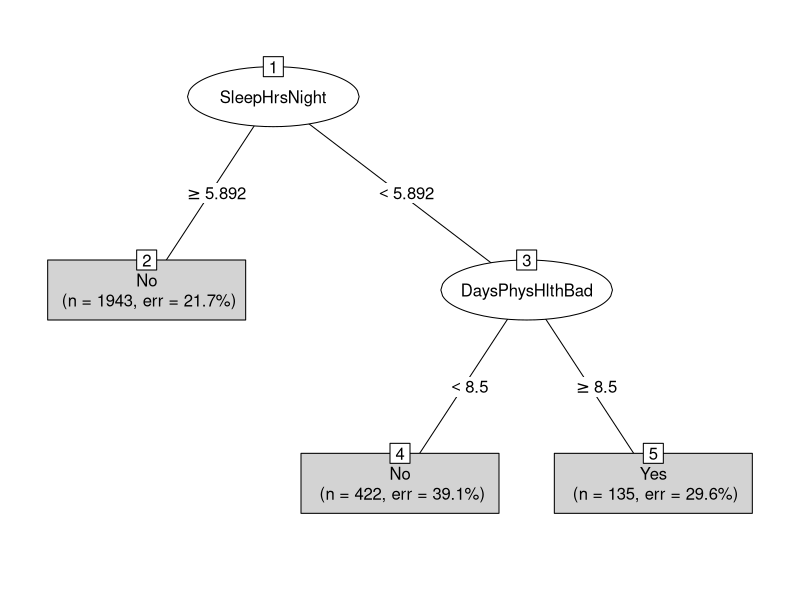
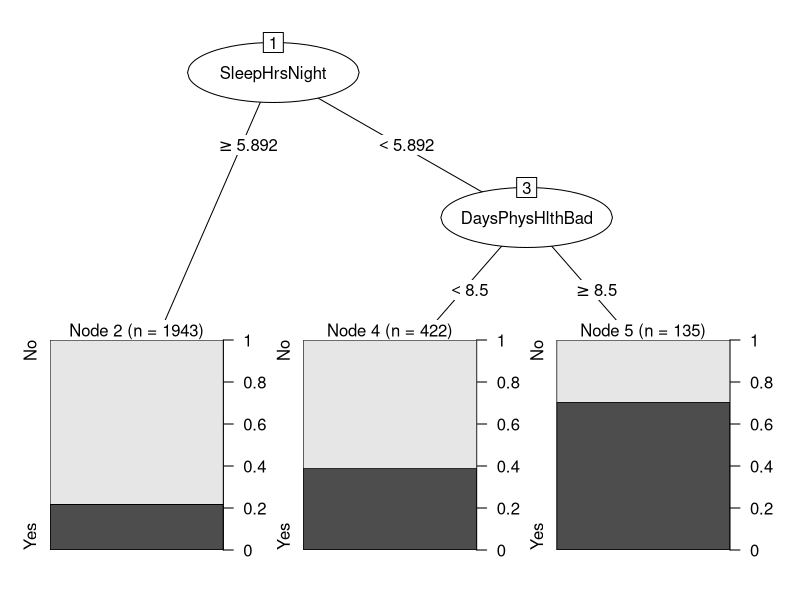
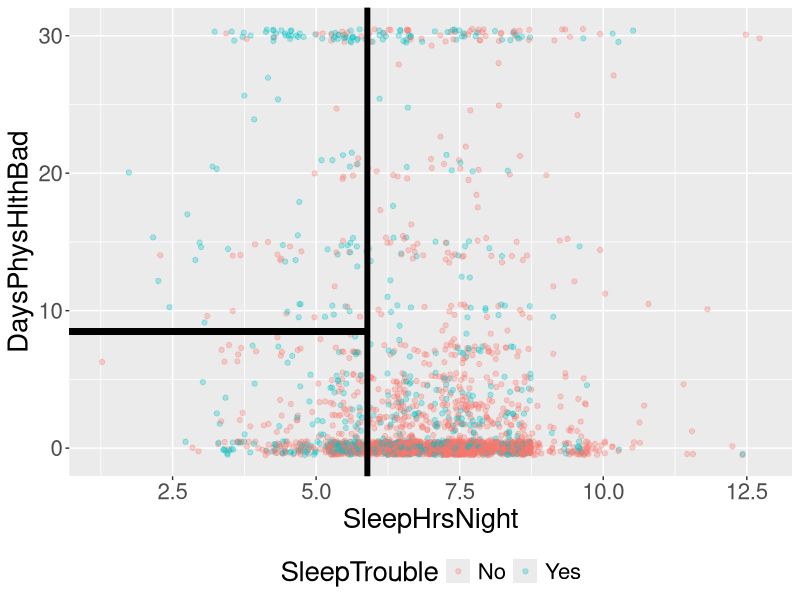
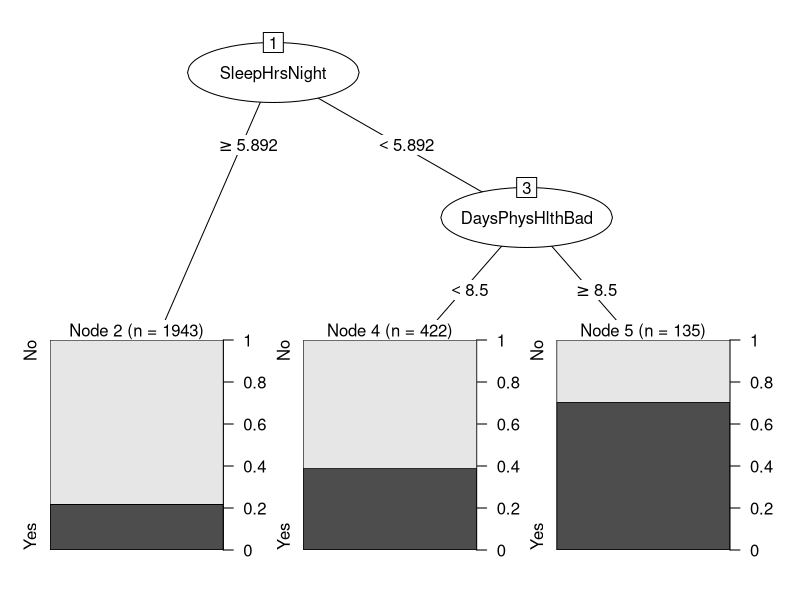
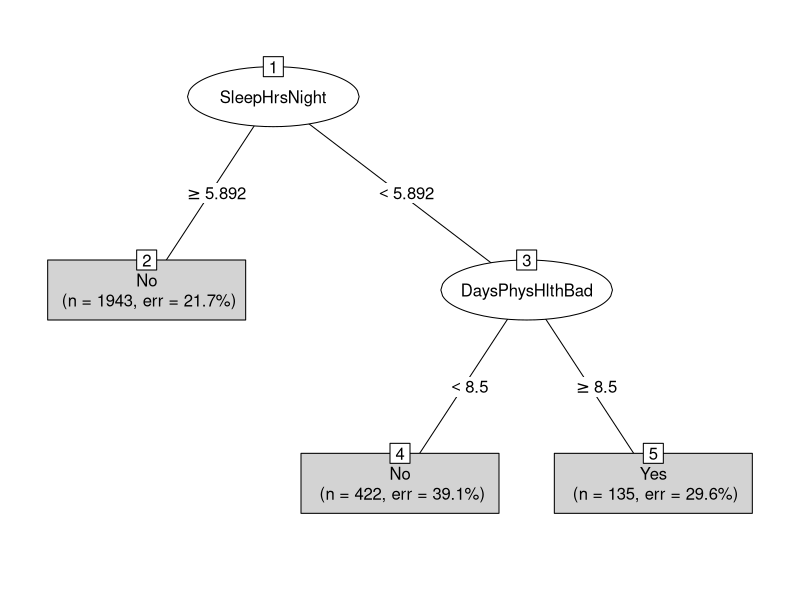
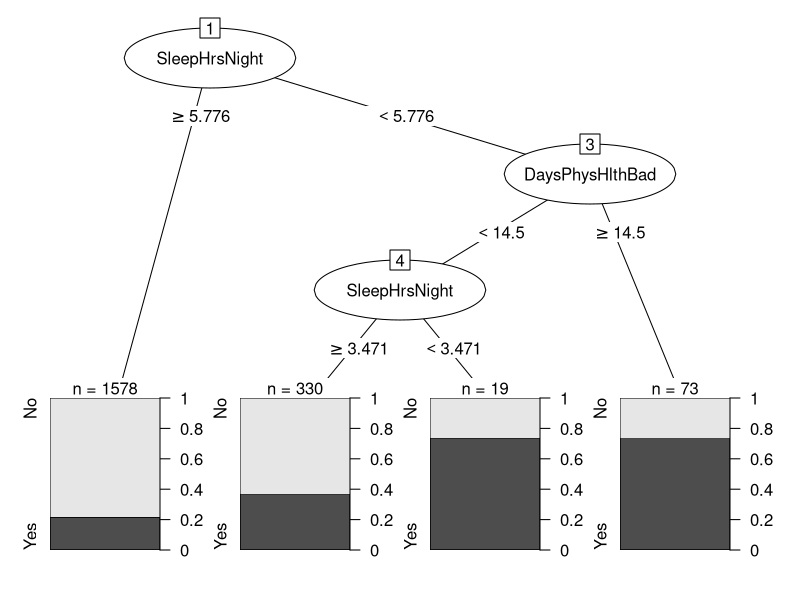
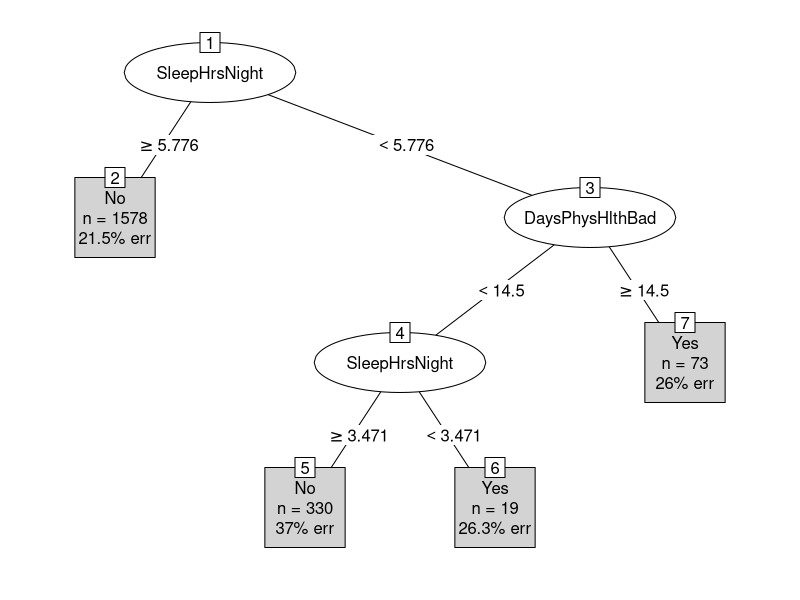
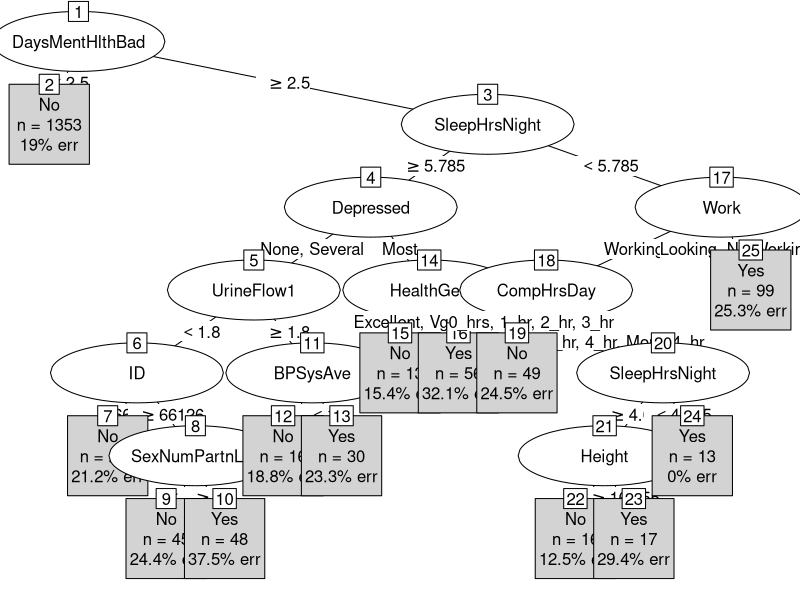

Write the R code that produced these figures, in order.
## ---- chunk 1
# regarding `library()`: you don't have to `library(knitr)` if you `knitr::`
knitr::opts_chunk$set(eval=TRUE, include=TRUE, echo=TRUE, message=FALSE, warning=FALSE)

# knitting will default to pdf (rather than, e.g., html)
knitr::opts_chunk$set(dev='pdf')

# Defines a new code chunk `parameter=argument` option which will allow the
# size of printed code+output to be controlled using latex text size names:
# https://www.overleaf.com/learn/latex/Font_sizes%2C_families%2C_and_styles#Reference_guide
def.chunk.hook  <- knitr::knit_hooks$get("chunk")
knitr::knit_hooks$set(chunk = function(x, options) {
  x <- def.chunk.hook(x, options)
  ifelse(options$size != "normalsize", paste0("\n \\", options$size,"\n\n", x, "\n\n \\normalsize"), x)
})

color_block = function(color) {
  function(x, options) sprintf('\\color{%s}\\begin{verbatim}%s\\end{verbatim}',
                               color, x)
}
knitr::knit_hooks$set(message = color_block('red'))
knitr::knit_hooks$set(warning = color_block('red'))
knitr::knit_hooks$set(error = color_block('red'))
## ---- chunk 2
# https://cran.r-project.org/web/packages/NHANES/NHANES.pdf 
# Random sample of n=2500 observations from the
# US National Health and Nutrition Examination Study (NHANES)
library(tidyverse); NHANES <- read_csv("NHANES_data.csv")
NHANES %>% select(Age, Race3, Work, DaysMentHlthBad, DaysPhysHlthBad,
                  Depressed, SleepHrsNight, SleepTrouble) %>% glimpse()
## ---- chunk 3
library(rpart) #install.packages("rpart") # for the `rpart()` function
tree <- rpart(SleepTrouble ~ SleepHrsNight + DaysPhysHlthBad, data=NHANES)
library(partykit) #install.packages("partykit") for `as.party()` & `plot()`
plot(as.party(tree), gp=gpar(cex=1), type="simple")
## ---- chunk 4
plot(as.party(tree), type="extended")
## ---- chunk 5
set.seed(123); NHANES %>% ggplot(aes(
  x=SleepHrsNight, y=DaysPhysHlthBad, color=SleepTrouble)) +
geom_point(alpha=0.3, cex=1.5,
  position=position_jitter(width = 0, height = 0.5)) +
  geom_vline(xintercept = 5.892, col="black", lwd=2) +
  geom_segment(x=0, xend=5.892, y=8.5, yend=8.5, col="black", lwd=2) +
  theme(text=element_text(size=20), legend.position="bottom")
## ---- chunk 6
plot(as.party(tree), type="extended")
## ---- chunk 7
plot(as.party(tree), gp=gpar(cex=1), type="simple")
## ---- chunk 8
categorical <- as.factor(NHANES$MaritalStatus)
tibble(level_text = categorical, 
       level_numeric = as.numeric(categorical)) %>% 
  unique() %>% arrange(level_numeric)
## ---- chunk 9
NHANES %>% rowid_to_column() ->
  NHANES; n <- nrow(NHANES)
set.seed(1002); train_ids <- 
  sample(1:n, size=round(0.8*n)) 
train <- NHANES %>% 
  filter(rowid %in% train_ids)
test <- NHANES %>% 
  filter(!(rowid %in% train_ids))
## ---- chunk 10
tree <- rpart(SleepTrouble ~ 
  SleepHrsNight + DaysPhysHlthBad, 
  data=train) 
tree %>% as.party() %>% 
plot(type="extended",#gp=gpar(cex=0.8),
     tp_args=list(id=FALSE))
## ---- chunk 11
tree_train_pred <- predict(
  tree, type="class") 
train_conf_mtrx <- table(
  `y-hat`=tree_train_pred, 
 ` observed y`=train$SleepTrouble)
train_conf_mtrx
train_conf_mtrx/sum(train_conf_mtrx)
## ---- chunk 12
tree_test_pred <- predict(
  tree, type="class", newdata=test)
test_conf_mtrx <- table(
  `y-hat`=tree_test_pred, 
 ` observed y`=test$SleepTrouble)
test_conf_mtrx
test_conf_mtrx/sum(test_conf_mtrx)
## ---- chunk 13
n_TN <- train_conf_mtrx[1,1]
n_FN <- train_conf_mtrx[1,2]
n_FP <- train_conf_mtrx[2,1]
n_TP <- train_conf_mtrx[2,2]
# accuracy
(n_TP+n_TN)/sum(train_conf_mtrx)
# precision
(n_TP)/(n_TP+n_FP)
# sensitivity/recall: TPR = 1-FPR
(n_TP)/(n_TP+n_FN)
# specificity: TNR = 1-FNR
(n_TN)/(n_TN+n_FP)
## ---- chunk 14
n_TN <- test_conf_mtrx[1,1]
n_FN <- test_conf_mtrx[1,2]
n_FP <- test_conf_mtrx[2,1]
n_TP <- test_conf_mtrx[2,2]
# accuracy
(n_TP+n_TN)/sum(test_conf_mtrx)
# precision
(n_TP)/(n_TP+n_FP)
# sensitivity/recall: TPR = 1-FPR
(n_TP)/(n_TP+n_FN)
# specificity: TNR = 1-FNR
(n_TN)/(n_TN+n_FP)
## ---- chunk 15
tree1 <- rpart(SleepTrouble~SleepHrsNight+DaysPhysHlthBad, 
               data=train)
tree1 %>% as.party() %>% plot(type="simple", 
  tp_args = list(FUN = function(info) 
  list(format(info$prediction), format(paste("n =",info$n)), 
       format(paste(round(info$err,1),"% err",sep="")))))
## ---- chunk 16
tree2 <- rpart(SleepTrouble ~ ., data=train)
tree2 %>% as.party() %>% plot(type="simple", 
  ep_args = list(justmin=15),
  tp_args = list(FUN = function(info) 
  list(format(info$prediction), format(paste("n =",info$n)), 
       format(paste(round(info$err,1),"% err",sep="")))))
## ---- chunk 17
tree1_test_pred <- 
  predict(tree1, type="class", 
          newdata=test)
tree1_test_confmtrx <- 
  table(`y-hat`=tree1_test_pred, 
       ` observed y`=test$SleepTrouble)
tree1_test_confmtrx
# accuracy
n <- sum(tree1_test_confmtrx)
sum(diag(tree1_test_confmtrx))/n
## ---- chunk 18
tree2_test_pred <- 
  predict(tree2, type="class", 
          newdata=test)
tree2_test_confmtrx <- 
  table(`y-hat`=tree2_test_pred, 
       ` observed y`=test$SleepTrouble)
tree2_test_confmtrx
# accuracy
n <- sum(tree2_test_confmtrx)
sum(diag(tree2_test_confmtrx))/n
## ---- chunk 19
tree1_test_pred <- 
  predict(tree1, type="class", 
          newdata=test)
tree1_test_confmtrx <- 
  table(`y-hat`=tree1_test_pred, 
       ` observed y`=test$SleepTrouble)
tree1_test_confmtrx/sum(tree1_test_confmtrx)
# accuracy
n <- sum(tree1_test_confmtrx)
sum(diag(tree1_test_confmtrx))/n
## ---- chunk 20
tree2_test_pred <- 
  predict(tree2, type="class", 
          newdata=test)
tree2_test_confmtrx <- 
  table(`y-hat`=tree2_test_pred, 
       ` observed y`=test$SleepTrouble)
tree2_test_confmtrx/sum(tree2_test_confmtrx)
# accuracy
n <- sum(tree2_test_confmtrx)
sum(diag(tree2_test_confmtrx))/n
## ---- chunk 21
n_TN <- tree1_test_confmtrx[1,1]
n_FN <- tree1_test_confmtrx[1,2]
n_FP <- tree1_test_confmtrx[2,1]
n_TP <- tree1_test_confmtrx[2,2]
# accuracy
(n_TP+n_TN)/sum(tree1_test_confmtrx)
# precision
(n_TP)/(n_TP+n_FP)
# sensitivity/recall: TPR = 1-FPR
(n_TP)/(n_TP+n_FN)
# specificity: TNR = 1-FNR
(n_TN)/(n_TN+n_FP)
## ---- chunk 22
n_TN <- tree2_test_confmtrx[1,1]
n_FN <- tree2_test_confmtrx[1,2]
n_FP <- tree2_test_confmtrx[2,1]
n_TP <- tree2_test_confmtrx[2,2]
# accuracy
(n_TP+n_TN)/sum(tree2_test_confmtrx)
# precision
(n_TP)/(n_TP+n_FP)
# sensitivity/recall: TPR = 1-FPR
(n_TP)/(n_TP+n_FN)
# specificity: TNR = 1-FNR
(n_TN)/(n_TN+n_FP)
## ---- chunk 23
tree <- rpart(Education ~ ., data=NHANES)
tree %>% as.party() %>% plot(type="simple", ep_args = list(justmin=15),
  tp_args = list(id=FALSE, FUN = function(info) list(
    format(info$prediction), format(paste("n =",info$n)), 
    format(paste(round(info$err,1),"% err",sep="")))))
## ---- chunk 24
tree_test_pred <- predict(tree, type="class", newdata=test)
table(`y-hat`=tree_test_pred, 
     ` observed y`=test$Education) -> tmp
colnames(tmp) <- c("8th", "9-11th", "Col Grad", "HS Grad", "Some Col")
tmp
## ---- chunk 25
tree2_test_pred <- 
  predict(tree2, type="class", 
          newdata=test)
  table(`y-hat`=tree2_test_pred, 
       ` observed y`=test$SleepTrouble)
predict(tree2, newdata=test) %>% 
  as_tibble() -> tree2_test_pred
tree2_test_pred %>% head(3)
## ---- chunk 26
threshold_20 <- tree2_test_pred %>% 
  mutate(prediction=ifelse(
    Yes>=0.20, "Yes", "No"))
table(`y-hat`=threshold_20$prediction, 
       ` observed y`=test$SleepTrouble)
threshold_70 <- tree2_test_pred %>% 
  mutate(prediction=ifelse(
    Yes>=0.70, "Yes", "No"))
table(`y-hat`=threshold_70$prediction, 
       ` observed y`=test$SleepTrouble)
